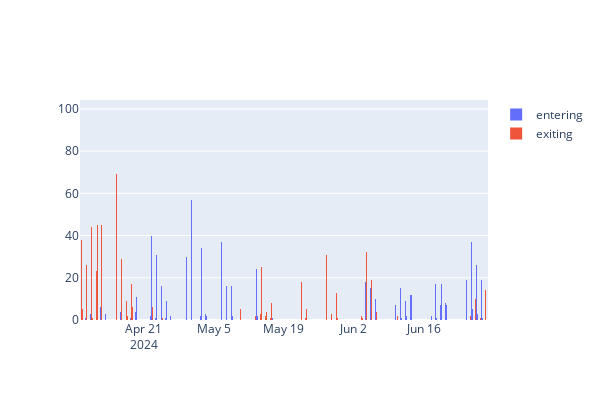

Notebook source saved alongside this figure:
### Code cell
# hours between min and max time
total_seconds = (max_time - min_time).total_seconds()
hour1 = int(total_seconds/3600)
minutes15 = int(total_seconds/900)

nbinsx = minutes15
data_entering = data[data["event_type"]==1]
fig = go.Figure()
fig.add_trace(go.Histogram(
    x=data_entering["time"],
    y=data_entering["event_type"],
    name="entering",
    nbinsx=nbinsx,
    )
)

data_exiting = data[data["event_type"]==0]
fig.add_trace(go.Histogram(
    x=data_exiting["time"],
    y=data_exiting["event_type"],
    name="exiting",
    nbinsx=nbinsx,
    )
)
fig.update_layout(width=600, height=400, bargap=0)
fig.show()

### Figure 1 — Plotly figure (JSON) as saved in the notebook; plotly's stock layout.template omitted (floating-point values rounded to 4 significant figures; data arrays with more than 128 entries replaced by an {"elided": "..."} marker saying what was removed)
{"data": [{"name": "entering", "nbinsx": 7872, "type": "histogram", "x": {"elided": "13265 str values"}, "y": {"elided": "13265 int values"}}, {"name": "exiting", "nbinsx": 7872, "type": "histogram", "x": {"elided": "13251 str values"}, "y": {"elided": "13251 int values"}}], "layout": {"bargap": 0, "height": 400, "width": 600}}
